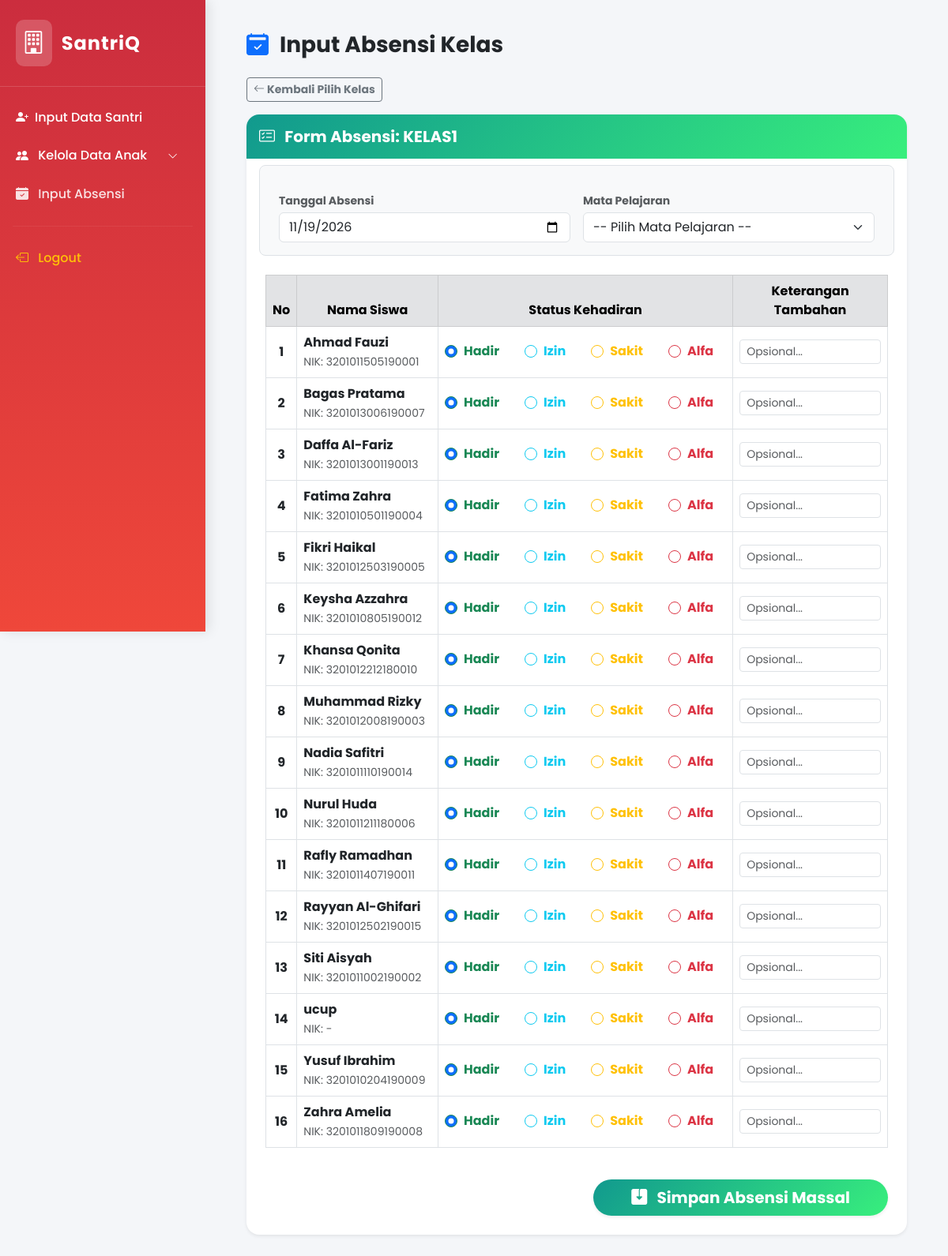
/absensi_kelas.php?kelas=kelas1 (signed in), run on the app's committed database.
### tables this page shows
CREATE TABLE `kelas1` (
  `id` int(11) NOT NULL,
  `nama` varchar(100) DEFAULT NULL,
  `no_kk` varchar(50) DEFAULT NULL,
  `nik` varchar(50) DEFAULT NULL,
  `tempat_lahir` varchar(100) DEFAULT NULL,
  `tanggal_lahir` date DEFAULT NULL,
  `jenis_kelamin` varchar(1) DEFAULT NULL,
  `nama_ayah` varchar(100) DEFAULT NULL,
  `pekerjaan_ayah` varchar(100) DEFAULT NULL,
  `nama_ibu` varchar(100) DEFAULT NULL,
  `pekerjaan_ibu` varchar(100) DEFAULT NULL,
  `no_hp_keluarga` varchar(20) DEFAULT NULL,
  `alamat_lengkap` text DEFAULT NULL,
  `status_anak` varchar(50) DEFAULT NULL,
  `usia` int(11) DEFAULT NULL,
  `username` varchar(50) NOT NULL,
  `password` varchar(255) NOT NULL
);

### htdocs/absensi_kelas.php (the view, shortened to what this page needs)
<?php
include 'header.php';
?>
<div class="container-fluid mb-5">
    <div class="d-flex justify-content-between align-items-center mb-4">
        <h3 class="fw-bold text-dark m-0"><i class="bi bi-calendar2-check-fill text-primary me-2"></i> Input Absensi Kelas</h3>
    </div>
    <?php
    if (!isset($_GET['kelas'])):
    ?>
        <div class="alert alert-info border-0 shadow-sm rounded-3 mb-4">
            <i class="bi bi-info-circle-fill me-2"></i> Silakan pilih kelas terlebih dahulu untuk memulai absensi.
        </div>
        <div class="row g-4">
            <div class="col-md-4">
                <div class="card h-100 border-0 shadow-sm rounded-4 text-center hover-lift transition-all">
                    <div class="card-body p-5">
                        <div class="bg-primary bg-opacity-10 rounded-circle d-inline-flex align-items-center justify-content-center mb-3" style="width: 80px; height: 80px;">
                            <h1 class="text-primary m-0 fw-black">1</h1>
                        </div>
                        <h4 class="fw-bold mb-3">Kelas 1</h4>
                        <a href="?kelas=kelas1" class="btn btn-primary rounded-pill w-100 fw-bold">Pilih Kelas 1 <i class="bi bi-arrow-right ms-1"></i></a>
                    </div>
                </div>
            </div>
            <div class="col-md-4">
                <div class="card h-100 border-0 shadow-sm rounded-4 text-center hover-lift transition-all">
                    <div class="card-body p-5">
                        <div class="bg-success bg-opacity-10 rounded-circle d-inline-flex align-items-center justify-content-center mb-3" style="width: 80px; height: 80px;">
                            <h1 class="text-success m-0 fw-black">2</h1>
                        </div>
                        <h4 class="fw-bold mb-3">Kelas 2</h4>
                        <a href="?kelas=kelas2" class="btn btn-success rounded-pill w-100 fw-bold">Pilih Kelas 2 <i class="bi bi-arrow-right ms-1"></i></a>
                    </div>
                </div>
            </div>
            <div class="col-md-4">
                <div class="card h-100 border-0 shadow-sm rounded-4 text-center hover-lift transition-all">
                    <div class="card-body p-5">
                        <div class="bg-warning bg-opacity-10 rounded-circle d-inline-flex align-items-center justify-content-center mb-3" style="width: 80px; height: 80px;">
                            <h1 class="text-warning m-0 fw-black">3</h1>
                        </div>
                        <h4 class="fw-bold mb-3">Kelas 3</h4>
                        <a href="?kelas=kelas3" class="btn btn-warning rounded-pill w-100 fw-bold text-dark">Pilih Kelas 3 <i class="bi bi-arrow-right ms-1"></i></a>
                    </div>
                </div>
            </div>
        </div>
    <?php
    else:
        $kelas_aktif = $conn->real_escape_string($_GET['kelas']);
        $query_siswa = $conn->query("SELECT id, nama, nik FROM $kelas_aktif ORDER BY nama ASC");
    ?>
        <div class="mb-3">
            <a href="absensi_kelas.php" class="btn btn-outline-secondary btn-sm fw-bold">
                <i class="bi bi-arrow-left"></i> Kembali Pilih Kelas
            </a>
        </div>
        <div class="card shadow-sm border-0 rounded-4" style="overflow: hidden;">
            <div class="card-header text-white p-3 border-0 d-flex justify-content-between align-items-center" style="background: linear-gradient(135deg, #11998e 0%, #38ef7d 100%);">
                <h5 class="m-0 fw-bold"><i class="bi bi-card-checklist me-2"></i> Form Absensi: <?= strtoupper($kelas_aktif) ?></h5>
            </div>
            <div class="card-body p-4">
                <form method="POST" action="">
                    <div class="row g-3 mb-4 bg-light p-3 rounded-3 border">
                        <div class="col-md-6">
                            <label class="fw-bold small text-muted mb-1">Tanggal Absensi</label>
                            <input type="date" name="tanggal" class="form-control" value="<?= date('Y-m-d') ?>" required>
                        </div>
                        <div class="col-md-6">
                            <label class="fw-bold small text-muted mb-1">Mata Pelajaran</label>
                            <select name="id_mapel" class="form-select" required>
                                <option value="" disabled selected>-- Pilih Mata Pelajaran --</option>
                            </select>
                        </div>
                    </div>
                    <div class="table-responsive">
                        <table class="table table-hover table-bordered align-middle">
                            <thead class="table-secondary text-center">
                                <tr>
                                    <th width="5%">No</th>
                                    <th width="25%">Nama Siswa</th>
                                    <th width="40%">Status Kehadiran</th>
                                    <th width="30%">Keterangan Tambahan</th>
                                </tr>
                            </thead>
                            <tbody>
                                <?php
                                if ($query_siswa && $query_siswa->num_rows > 0):
                                    $no = 1;
                                    while($siswa = $query_siswa->fetch_assoc()):
                                        $id_s = $siswa['id'];
                                ?>
                                    <tr>
                                        <td class="text-center fw-bold"><?= $no++ ?></td>
                                        <td class="fw-bold text-dark">
                                            <?= htmlspecialchars($siswa['nama']) ?>
                                            <br><small class="text-muted fw-normal">NIK: <?= htmlspecialchars($siswa['nik'] ?: '-') ?></small>
                                        </td>
                                        <td>
                                            <div class="d-flex justify-content-center gap-3">
                                                <div class="form-check form-check-inline">
                                                    <input class="form-check-input border-success" type="radio" name="status[<?= $id_s ?>]" id="hadir_<?= $id_s ?>" value="Hadir" checked>
                                                    <label class="form-check-label fw-bold text-success" for="hadir_<?= $id_s ?>">Hadir</label>
                                                </div>
                                                <div class="form-check form-check-inline">
                                                    <input class="form-check-input border-info" type="radio" name="status[<?= $id_s ?>]" id="izin_<?= $id_s ?>" value="Izin">
                                                    <label class="form-check-label fw-bold text-info" for="izin_<?= $id_s ?>">Izin</label>
                                                </div>
                                                <div class="form-check form-check-inline">
                                                    <input class="form-check-input border-warning" type="radio" name="status[<?= $id_s ?>]" id="sakit_<?= $id_s ?>" value="Sakit">
                                                    <label class="form-check-label fw-bold text-warning" for="sakit_<?= $id_s ?>">Sakit</label>
                                                </div>
                                                <div class="form-check form-check-inline">
                                                    <input class="form-check-input border-danger" type="radio" name="status[<?= $id_s ?>]" id="alfa_<?= $id_s ?>" value="Alfa">
                                                    <label class="form-check-label fw-bold text-danger" for="alfa_<?= $id_s ?>">Alfa</label>
                                                </div>
                                            </div>
                                        </td>
                                        <td>
                                            <input type="text" name="keterangan[<?= $id_s ?>]" class="form-control form-control-sm" placeholder="Opsional...">
                                        </td>
                                    </tr>
                                <?php
                                    endwhile;
                                endif; ?>
                            </tbody>
                        </table>
                    </div>
                    <div class="text-end mt-4">
                        <button type="submit" name="simpan_absen_massal" class="btn text-white btn-lg fw-bold rounded-pill px-5 shadow-sm" style="background: linear-gradient(135deg, #11998e 0%, #38ef7d 100%); border: none;">
                            <i class="bi bi-save2-fill me-2"></i> Simpan Absensi Massal
                        </button>
                    </div>
                </form>
            </div>
        </div>
    <?php endif; ?>
</div>
<?php include 'footer.php'; ?>

### htdocs/header.php (style rules this page uses)
body { font-family: 'Poppins', sans-serif; background-color: #f4f6f9; margin: 0; overflow-x: hidden; color: #333; }

### data on the page
kelas1: nama "Ahmad Fauzi", nik "3201011505190001"
kelas1: nama "Bagas Pratama", nik "3201013006190007"
kelas1: nama "Daffa Al-Fariz", nik "3201013001190013"
kelas1: nama "Fatima Zahra", nik "3201010501190004"
kelas1: nama "Fikri Haikal", nik "3201012503190005"
kelas1: nama "Keysha Azzahra", nik "3201010805190012"
kelas1: nama "Khansa Qonita", nik "3201012212180010"
kelas1: nama "Muhammad Rizky", nik "3201012008190003"
kelas1: nama "Nadia Safitri", nik "3201011110190014"
kelas1: nama "Nurul Huda", nik "3201011211180006"
kelas1: nama "Rafly Ramadhan", nik "3201011407190011"
kelas1: nama "Rayyan Al-Ghifari", nik "3201012502190015"
kelas1: nama "Siti Aisyah", nik "3201011002190002"
kelas1: nama "ucup", nik "-"
kelas1: nama "Yusuf Ibrahim", nik "3201010204190009"
kelas1: nama "Zahra Amelia", nik "3201011809190008"

### other printed values
$kelas_aktif "KELAS1"
